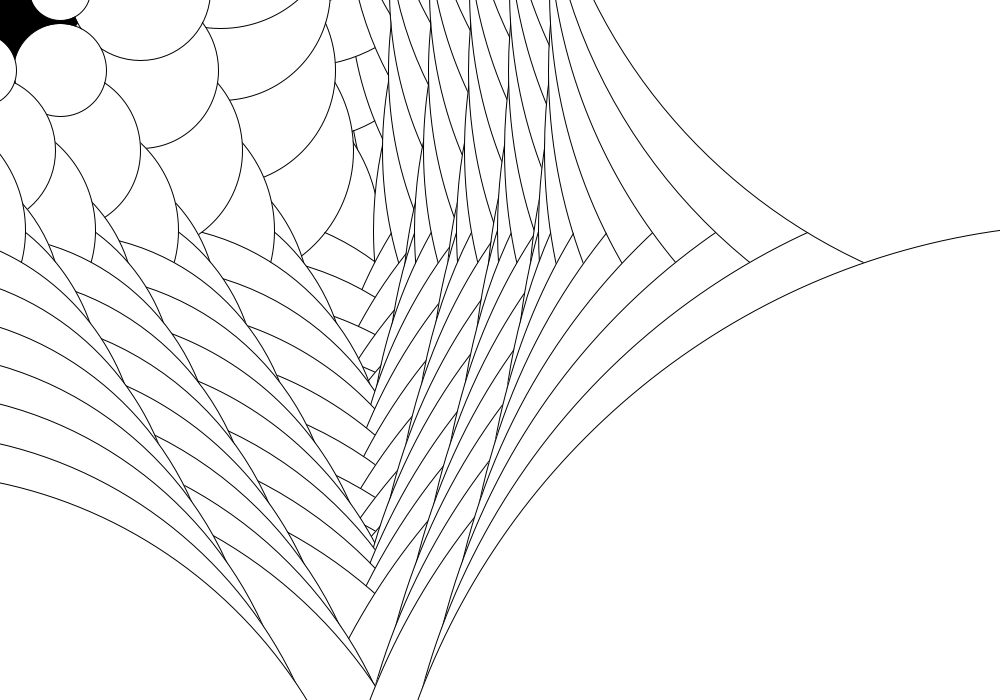
Frame 1 (no input)
Frame 60 (the mouse pressed at the canvas centre just before this capture): identical to frame 1, image omitted
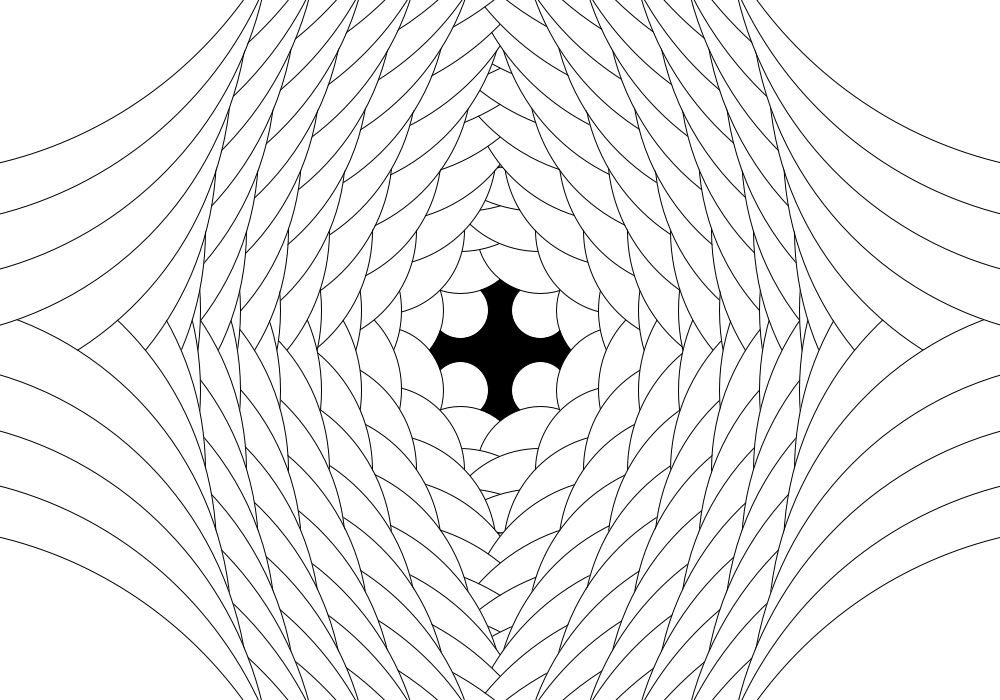
Frame 120 (the mouse held since frame 60 and released just before this capture)

The Processing sketch that drew these frames (run headless with seeded random() and noise(); from frame 60 on, the mouse is pressed at the canvas centre):

// Processing sketch: processing_156742
// ── processing_156742.pde

float circleX;
float circleY;
float circleX2;
float circleY2;
float diameter1;
float diameter2;
float diameter3;
float diameter4;
int circleSpacing = 80;

void setup(){
  size(1000,700);
}

void draw(){
  background(0);

  for(int i = 0; i < 8; i++){
    for(int j = 0; j < 8; j++){
      setCircleCoordinates(i,j);
      setDiameterRelativeToMouse();
      drawOneCircle();
    }
  }
}

void setCircleCoordinates( int x, int y){
  circleX = width/2-((.5*circleSpacing) + (x*circleSpacing));
  circleY = height/2-((.5*circleSpacing) + (y*circleSpacing));
  circleX2 = width/2+((.5*circleSpacing) + (x*circleSpacing));
  circleY2 = height/2+((.5*circleSpacing) + (y*circleSpacing));
}



void setDiameterRelativeToMouse(){
  diameter1 = dist(mouseX, mouseY, circleX, circleY);
  diameter2 = dist(mouseX, mouseY, circleX, circleY2);
  diameter3 = dist(mouseX, mouseY, circleX2, circleY);
  diameter4 = dist(mouseX, mouseY, circleX2, circleY2);
}

void drawOneCircle(){
  ellipse(circleX, circleY, diameter1, diameter1);
  ellipse(circleX, circleY2, diameter2, diameter2);
  ellipse(circleX2, circleY, diameter3, diameter3);
  ellipse(circleX2, circleY2, diameter4, diameter4);
}
